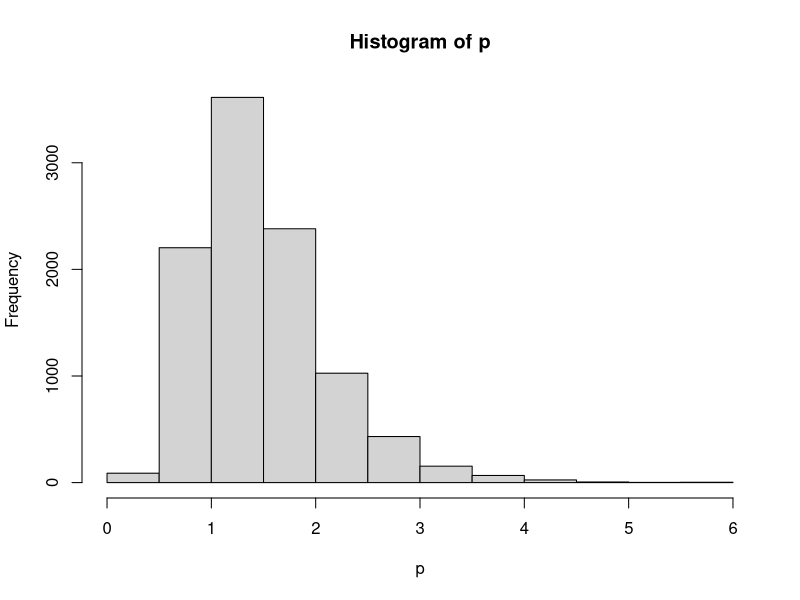
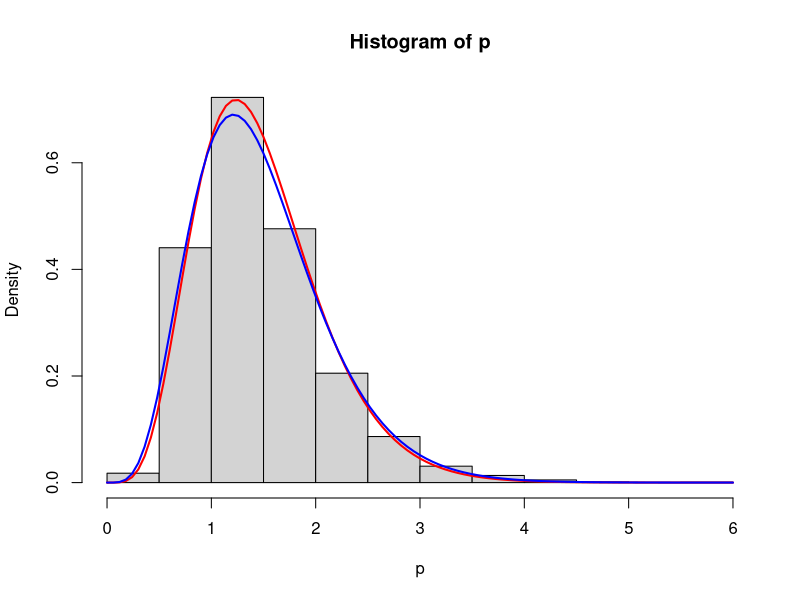

Reproduce these figures in R, in order.
# A simple Gamma approximation to permutation P-value

m <- 10000
n <- 10

p <- replicate(m, -log(min(runif(n)^0.5)))

hist(p)


# px <- -log(min(runif(n)))

opt <- optim(c(0,0), function(par) {
  -sum(dgamma(p, exp(par[1]), exp(par[2]), log = TRUE))
})

hist(p, freq = FALSE)
curve(dgamma(x, exp(opt$par[1]), exp(opt$par[2])), add = TRUE, lwd = 2, col = "red")

# Moments-based estimator of Gamma parameters
gm <- mean(p)
gv <- var(p)

a <- gm*gm/gv
b <- gm/gv

curve(dgamma(x, a, b), add = TRUE, lwd = 2, col = "blue")
